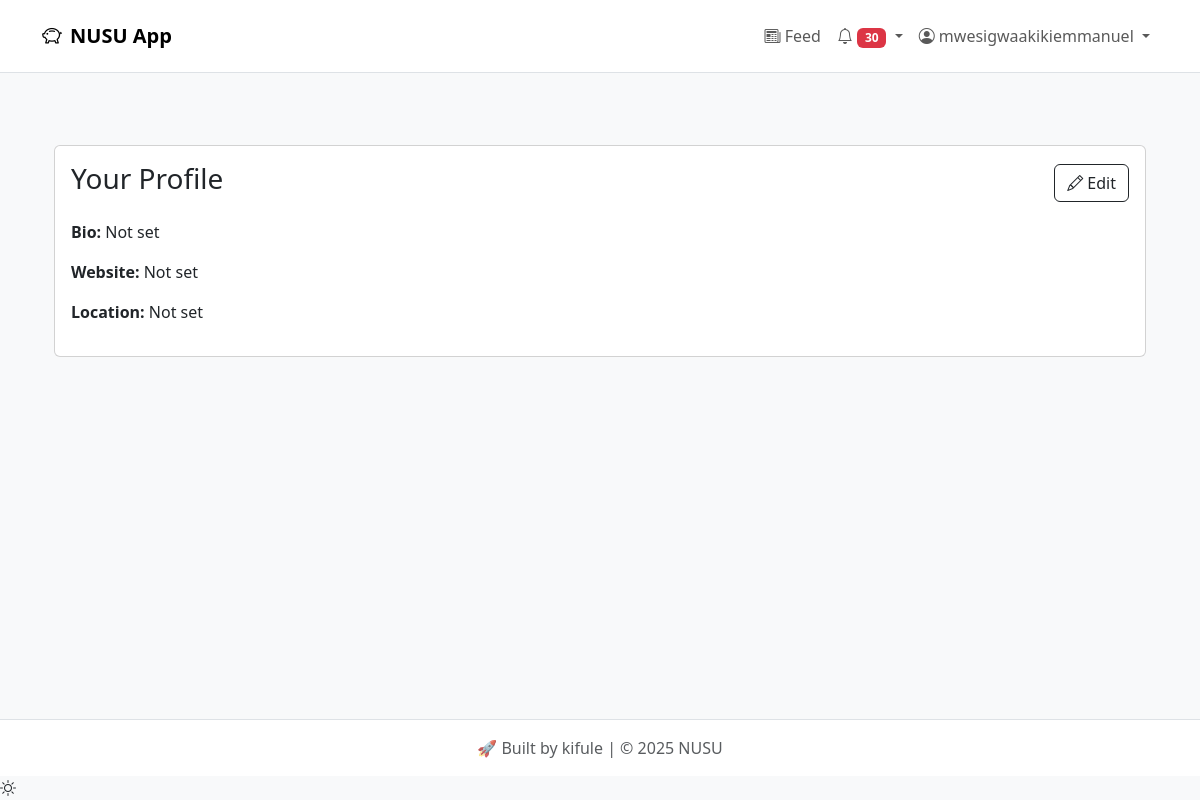
/users/profile/edit/ (signed in), run on the app's committed database.
### users/models.py (models this page shows, shortened)
class CustomUser(AbstractUser):
    is_agent = models.BooleanField(default=False)
    is_verified = models.BooleanField(default=False)

class UserProfile(models.Model):
    user = models.OneToOneField(CustomUser, on_delete=models.CASCADE)
    token_balance = models.DecimalField(max_digits=12, decimal_places=2, default=0)
    profile_picture = models.ImageField(
        upload_to='profile_pics/',
        default='profile_pics/default.png'  # Default profile picture
    )
    bio = models.TextField(blank=True)
    website = models.URLField(blank=True)
    location = models.CharField(max_length=100, blank=True)
    followers = models.ManyToManyField('self', symmetrical=False, blank=True, related_name='following')
    verified = models.BooleanField(default=False)
    ugx_balance = models.DecimalField(max_digits=12, decimal_places=2, default=0)
    BADGE_CHOICES = [
        ('none', 'No Badge'),  # Add 'none' as the default option
        ('bronze', 'Bronze Member'),
        ('silver', 'Silver Member'),
        ('gold', 'Gold Member'),
        ('platinum', 'Platinum Admin')
    ]
    badge = models.CharField(max_length=20, choices=BADGE_CHOICES, default='none')
    days_active = models.PositiveIntegerField(default=0)
    days_deposited = models.PositiveIntegerField(default=0)

### users/views.py (the view)
# urls.py: path('profile/edit/', views.edit_profile, name='edit_profile'),
@login_required
def edit_profile(request):
    if request.method == 'POST':
        form = ProfileUpdateForm(request.POST, request.FILES, instance=request.user.userprofile)
        if form.is_valid():
            form.save()
            messages.success(request, "Profile updated successfully!")
            return redirect('users:user_profile', username=request.user.username)
    else:
        form = ProfileUpdateForm(instance=request.user.userprofile)
    tweets = Tweet.objects.filter(user=request.user).order_by('-created_at')
    return render(request, 'users/edit_profile.html', {
        'form': form,
        'tweets': tweets  # Pass tweets to the template
    })

### core/context_processors.py (called while the page is built)
def notifications(request):
    context = {
        'unread_notifications': [],
        'unread_notifications_count': 0,
        'is_retweeted_by_user': lambda tweet: False  # Default value for anonymous users
    }
    if request.user.is_authenticated:
        context.update({
            'unread_notifications': request.user.notifications.filter(is_read=False).order_by('-created_at')[:5],
            'unread_notifications_count': request.user.notifications.filter(is_read=False).count(),
            'is_retweeted_by_user': lambda tweet: tweet.is_retweeted_by(request.user)  # Add this line
        })
    return context

### templates/users/edit_profile.html (shortened to what this page needs)
{% extends 'base.html' %}
{% block content %}
<div class="container mt-4">
    <div class="card">
        <div class="card-body">
            <div class="d-flex justify-content-between align-items-center mb-3">
                <h3>Your Profile</h3>
                <button class="btn btn-outline-dark" id="toggleEdit">
                    <i class="bi bi-pencil"></i> Edit
                </button>
            </div>
            <div id="viewMode">
                <p><strong>Bio:</strong> {{ user.userprofile.bio|default:"Not set" }}</p>
                <p><strong>Website:</strong> {{ user.userprofile.website|default:"Not set" }}</p>
                <p><strong>Location:</strong> {{ user.userprofile.location|default:"Not set" }}</p>
            </div>
        </div>
    </div>
</div>
{% endblock %}

### templates/base.html (shortened to what this page needs)
<!DOCTYPE html>
{% load static %}
<html lang="en">
<head>
    <link href="https://cdn.jsdelivr.net/npm/bootstrap@5.3.0/dist/css/bootstrap.min.css" rel="stylesheet">
    <link rel="stylesheet" href="https://cdn.jsdelivr.net/npm/bootstrap-icons@1.11.0/font/bootstrap-icons.css">
    <link rel="stylesheet" href="{% static 'css/style.css' %}">
    <link rel="stylesheet" href="{% static 'css/print.css' %}" media="print">
</head>
<body class="bg-light d-flex flex-column min-vh-100" data-authenticated="{% if user.is_authenticated %}True{% else %}False{% endif %}">
    <header class="border-bottom">
        <nav class="navbar navbar-expand-lg navbar-light bg-white py-3">
            <div class="container">
                <a class="navbar-brand fw-bold" href="{% url 'home' %}">
                    <i class="bi bi-piggy-bank me-2"></i>NUSU App
                </a>
                <div class="collapse navbar-collapse" id="mainNav">
                    <div class="navbar-nav ms-auto">
                        <a class="nav-link" href="{% url 'community:feed' %}">
                            <i class="bi bi-newspaper"></i> Feed
                        </a>
                        {% if user.is_authenticated %}
                            <div class="nav-item dropdown">
                                <a class="nav-link dropdown-toggle" href="#" role="button"
                                   data-bs-toggle="dropdown" aria-expanded="false">
                                    <i class="bi bi-bell"></i>
                                    {% if unread_notifications_count > 0 %}
                                    <span class="badge bg-danger">{{ unread_notifications_count }}</span>
                                    {% endif %}
                                </a>
                            </div>
                            <div class="nav-item dropdown">
                                <a class="nav-link dropdown-toggle" href="#" role="button"
                                   data-bs-toggle="dropdown" aria-expanded="false">
                                    <i class="bi bi-person-circle"></i> {{ user.username }}
                                </a>
                            </div>
                        {% endif %}
                    </div>
                </div>
            </div>
        </nav>
    </header>
    <main class="container mt-5 flex-grow-1">
      <div id="toastContainer" class="toast-container position-fixed bottom-0 end-0 p-3"></div>
        {% block content %}{% endblock %}
    </main>
    <footer class="bg-white border-top py-3 mt-auto">
        <div class="container text-center text-muted">
            <p class="mb-0">🚀 Built by kifule | © 2025 NUSU</p>
        </div>
    </footer>
    <div class="theme-toggle">
      <i id="theme-icon" class="bi bi-sun"></i>
    </div>
</body>
</html>

### static/css/style.css (style rules this page uses)
body.bg-light { background-color: #f8f9fa !important; min-height: 100vh; display: flex; flex-direction: column; }
.container { position: relative; }

### data on the page
CustomUser: username "mwesigwaakikiemmanuel", userprofile.bio "Not set", userprofile.website "Not set", userprofile.location "Not set"

### other printed values
{{ unread_notifications_count }} "30"
